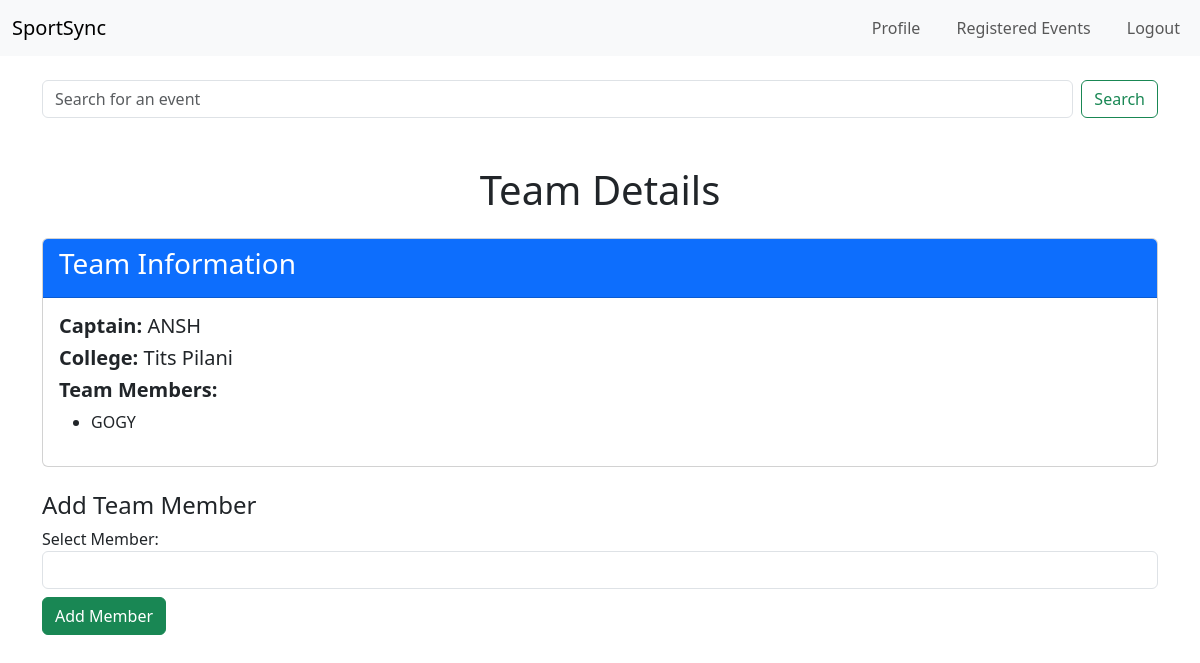
/teamDetails/3/, run on the app's committed database.
### portal/models.py (models this page shows, shortened)
class Team(models.Model):
    captain=models.ForeignKey(Participant, on_delete=models.CASCADE, related_name='captain')
    college=models.ForeignKey(College, on_delete=models.CASCADE)
    participants = models.ManyToManyField(Participant)
    event = models.OneToOneField(Event, on_delete=models.CASCADE, related_name='team_event', null=True, blank=True)
    max_size = models.IntegerField()

class Participant(models.Model):
    name = models.CharField(max_length=100)
    email = models.EmailField()
    GENDER_CHOICES = [
        ('M', 'Male'),
        ('F', 'Female'),
        ('O', 'Other'),
    ]
    gender = models.CharField(max_length=1, choices=GENDER_CHOICES)
    dob = models.DateField()
    phone = models.CharField(max_length=10)
    college = models.ForeignKey(College, on_delete=models.CASCADE)
    def __str__(self):
        return self.name

class College(models.Model):
    name = models.CharField(max_length=100)
    address = models.CharField(max_length=100)
    pincode = models.CharField(max_length=6)
    def __str__(self):
        return self.name

### portal/views.py (the view)
# urls.py: path('teamDetails/<int:team_id>/',views.team_details,name='team_details'),
def team_details(request, team_id):
    team = Team.objects.get(id=team_id)
    participants = team.participants.all()
    participants_ofSameCollege = Participant.objects.filter(college=team.college).exclude(id__in=participants.values_list('id', flat=True))
    if 1+participants.count() < team.max_size:
        is_team_full = False
    else:
        is_team_full = True
    context = {
        'participants_ofSameCollege': participants_ofSameCollege,
        'is_team_full': is_team_full,
        'team': team,
        'participants': participants,
    }
    return render(request, 'portal/teamDetails.html', context)

### portal/templates/portal/teamDetails.html (shortened to what this page needs)
{% extends 'participant_base.html' %}
{% block content %}
<div class="container mt-5">
    <h1 class="text-center">Team Details</h1>
    <div class="card mt-4">
        <div class="card-header bg-primary text-white">
            <h3>Team Information</h3>
        </div>
        <div class="card-body">
            <h5><strong>Captain:</strong> {{ team.captain }}</h5>
            <h5><strong>College:</strong> {{ team.college }}</h5>
            <h5><strong>Team Members:</strong></h5>
            <ul>
                {% for participant in participants|slice:"1:" %}
                        <li>{{ participant }}</li>
                {% endfor %}
            </ul>
        </div>
    </div>
    <div class="mt-4">
        <h4>Add Team Member</h4>
        {% if is_team_full %}
            <div class="alert alert-danger" role="alert">
                The team is already full. You cannot add more members.
            </div>
        {% else %}
            <form method="POST" action="{% url 'add_team_member' team_id=team.id %}">
                <div class="form-group">
                    <label for="newMember">Select Member:</label>
                    <select class="form-control" id="newMember" name="new_member">
                    </select>
                </div>
                <button type="submit" class="btn btn-success mt-2">Add Member</button>
            </form>
        {% endif %}
    </div>
</div>
{% endblock %}

### data on the page
Team: captain "ANSH", college "Tits Pilani"
Participant: name "GOGY"
